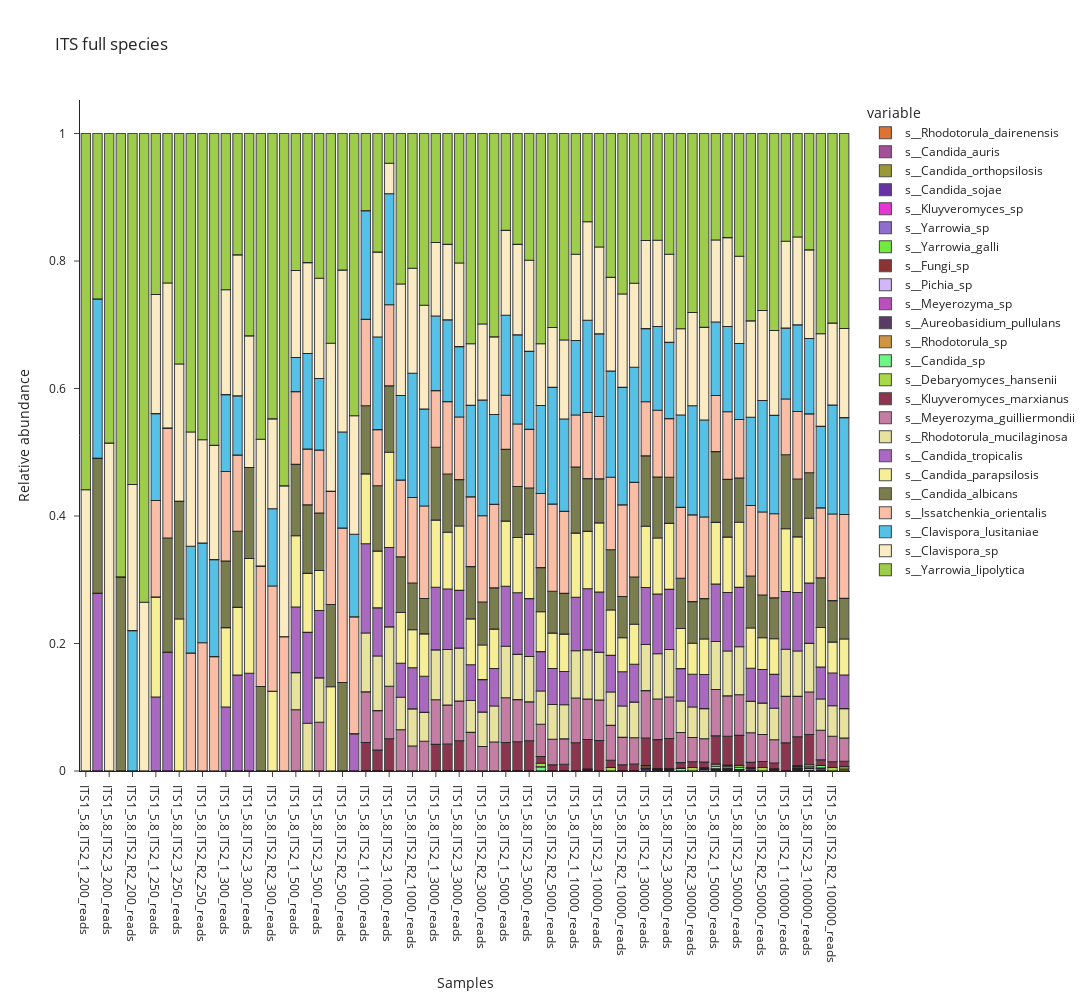

This figure's notebook cell:
### Code cell
fig = px.bar(data_its12_s_sorted.T, 
             y=data_its12_s_sorted.index, 
             x=data_its12_s_sorted.columns,
             width=1600, 
             height=1000, 
            # color=data_tax_df.index,
             labels={'value': 'Relative abundance', 'index':'Samples'}, 
             template='simple_white', title = 'ITS full species',
             color_discrete_map=color_collection_its12_s)
#fig.update_layout(yaxis_range=[0, 1], legend_title_text='Taxon', legend_title_side='top center')
fig.update_traces(marker_line_width=1.1, marker_line_color='#202020', opacity=0.8)
fig.update_yaxes(ticksuffix = "  ")
fig.show()
